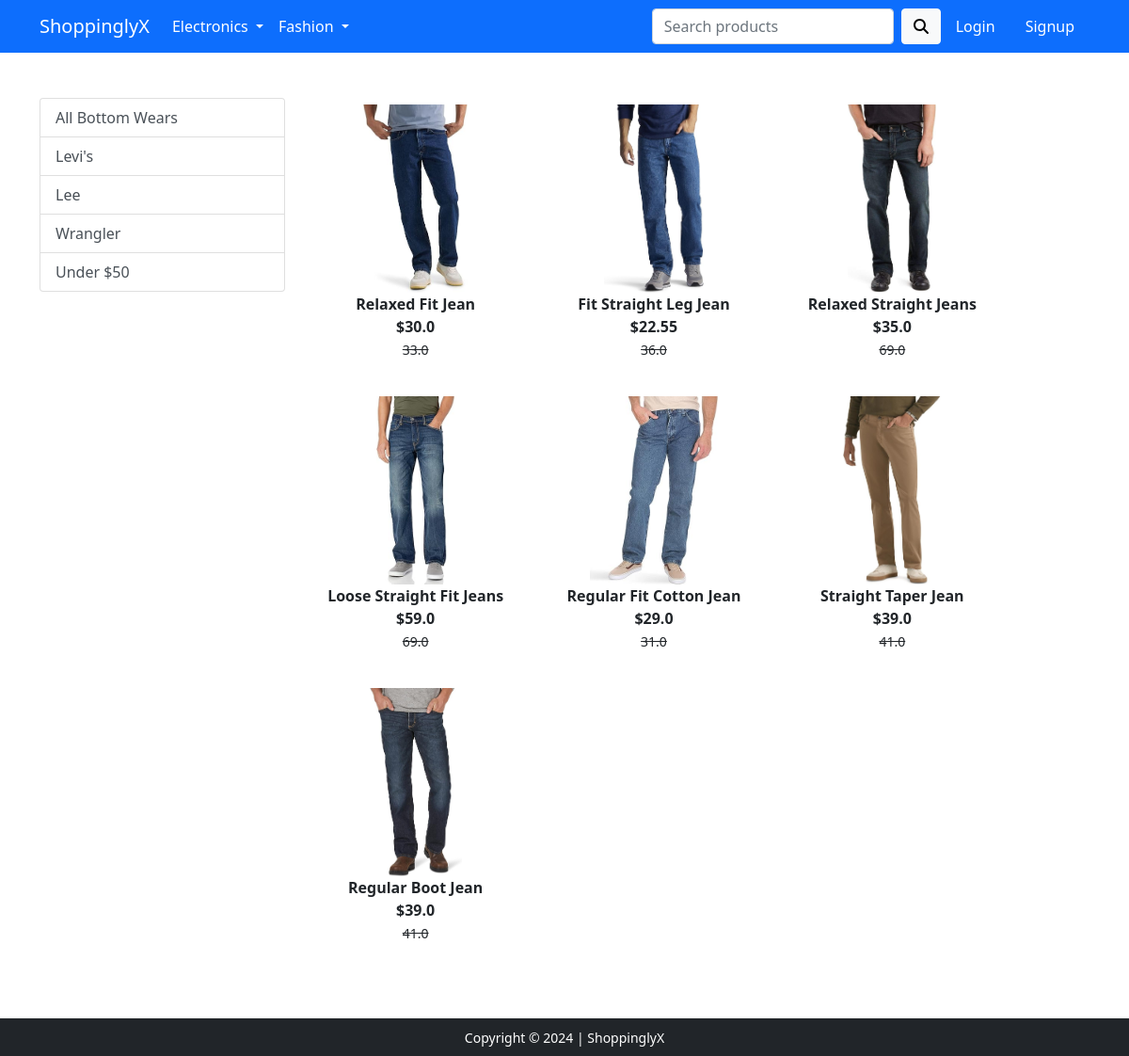
The page /bottom-wears/ on the database its author committed.
### app/models.py (models this page shows, shortened)
class Product(models.Model):
    title = models.CharField(max_length=100)
    selling_price = models.FloatField()
    discount_price = models.FloatField()
    description = models.TextField()
    brand = models.CharField(max_length=100)
    category = models.CharField(choices=CATEGORY_CHOICES, max_length=2)
    product_image = models.ImageField(upload_to='product_images')

### app/views.py (the view)
# urls.py: path('bottom-wears/', views.bottom_wear, name='bottom-wears'),
def bottom_wear(request, data=None):
    if data == None:
        bottom_wears = Product.objects.filter(category='BW')
    elif data == 'Wrangler' or data == 'Levis' or data == 'Lee':
        bottom_wears = Product.objects.filter(category='BW').filter(brand=data)
    elif data == 'under':
        bottom_wears = Product.objects.filter(category='BW').filter(discount_price__lt=50)
    items = 0
    if request.user.is_authenticated:
            items = len(Cart.objects.filter(user=request.user))
    return render(request, 'app/bottom-wear.html', {'bottom_wears':bottom_wears, 'items':items})

### app/templates/app/bottom-wear.html (shortened to what this page needs)
{% extends 'app/base.html' %}
{% load static %}
{% block main-content %}
<div class="container my-5">
 <div class="row">
  <div class="col-sm-3">
   <div class="list-group">
    <a href="{% url 'bottom-wears' %}" class="list-group-item list-group-item-action" aria-current="true">All Bottom Wears</a>
    <a href="{% url 'bottom-wear-filter' 'Levis' %}" class="list-group-item list-group-item-action" aria-current="true">Levi's</a>
    <a href="{% url 'bottom-wear-filter' 'Lee' %}" class="list-group-item list-group-item-action" aria-current="true">Lee</a>
    <a href="{% url 'bottom-wear-filter' 'Wrangler' %}" class="list-group-item list-group-item-action" aria-current="true">Wrangler</a>
    <a href="{% url 'bottom-wear-filter' 'under' %}" class="list-group-item list-group-item-action" aria-current="true">Under $50</a>
   </div>
  </div>
  <div class="col-sm-8">
   <div class="row">
    {% for product in bottom_wears %}
    <div class="col-sm-4 text-center mb-4">
        <a href="{% url 'product-detail' product.id %}" class="btn">
            <div class="item">
                <img src="{{product.product_image.url}}" alt="" height="200px">
                <div class="fw-bold">{{product.title}}</div>
                <div class="fw-bold">${{product.discount_price}}</div>
                <small class="fw-light text-decoration-line-through">{{product.selling_price}}</small>
            </div>
        </a>
    </div>
   {% endfor %}
   </div>
  </div>
 </div>
</div>
{% endblock main-content %}

### rows shown on the page
Product: product_image (picture), title "Relaxed Fit Jean", discount_price "30.0", selling_price "33.0"
Product: product_image (picture), title "Fit Straight Leg Jean", discount_price "22.55", selling_price "36.0"
Product: product_image (picture), title "Relaxed Straight Jeans", discount_price "35.0", selling_price "69.0"
Product: product_image (picture), title "Loose Straight Fit Jeans", discount_price "59.0", selling_price "69.0"
Product: product_image (picture), title "Regular Fit Cotton Jean", discount_price "29.0", selling_price "31.0"
Product: product_image (picture), title "Straight Taper Jean", discount_price "39.0", selling_price "41.0"
Product: product_image (picture), title "Regular Boot Jean", discount_price "39.0", selling_price "41.0"
